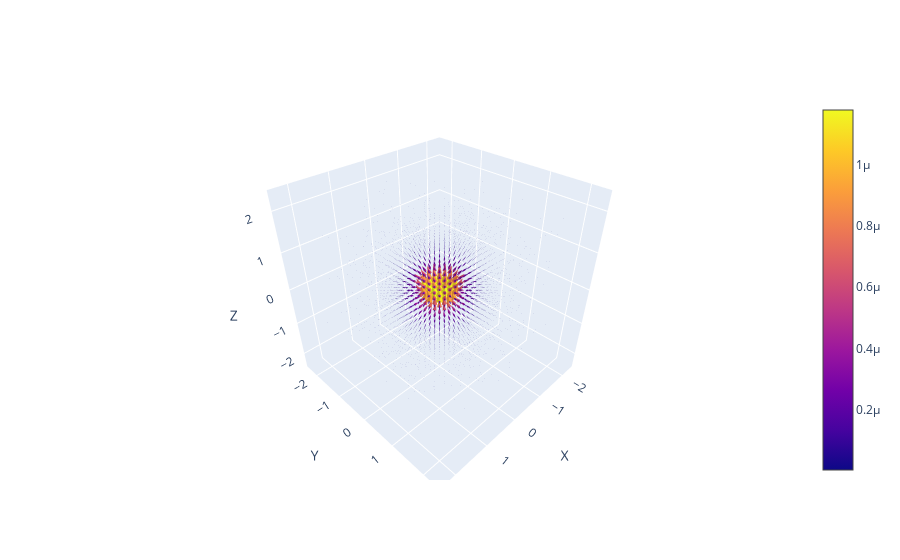

The notebook cell saved with this chart:
### Code cell
def field_around_toroidal_current_carrying_wire(I:float, 
                                                ring_radius:float = 0.5,
                                                CONSTANTS:dict = CONSTANTS, 
                                                x_extent:list = [-2, 2], 
                                                y_extent:list = [-2, 2],
                                                z_extent:list = [2,-2], 
                                                resolution:float = 26, 
                                                integral_discretisation:float = 1000) -> list[np.ndarray]:
    '''
    In the case of a circulating current, a magnetic field is formed inside of it. This is a nice parity to the previous case. 
    We will place our coil in the centre of the x,y plane, with current circulating anticlockwise as you look at it down the z 
    axis. By the right hand rule, this will lead to a magnetic field which is aligned directly up the z axis. 
    
    Args:
        I (float): Current which the wire is carrying.
        ring_radius (float): Radius of our current carrying ring
        CONSTANTS (dict): Dictionary of all of the physical constants which could be useful.
        x_extent (list[int]): extent in the x direction of the final field. In SI Units, this will be meters.
        y_extent (list[int]): extent in the y direction of the final field. In SI Units, this will be meters.
        z_extent (list[int]): extent in the z direction of the final field. In SI Units, this will be meters.
        resolution (int): side length of rectangular grid
        integral_discretisation (int): how many segments we break up our integral into.

    Returns:
        6 numpy nd arrays 
    '''
    mu0, Pi = CONSTANTS['mu_naught'], CONSTANTS['pi']


    x, y, z = np.meshgrid(
        np.linspace(x_extent[0], x_extent[1], resolution),
        np.linspace(y_extent[0], y_extent[1], resolution),
        np.linspace(z_extent[0], z_extent[1], resolution)
    )
    Bx, By, Bz = np.zeros_like(x), np.zeros_like(y), np.zeros_like(z)


    # Biot–Savart prefactor
    prefactor = mu0 * I / (4*Pi)
    
    # Discretise the loop into large number of pieces for summation approximation 
    dphi = 2*np.pi / integral_discretisation
    phis = np.linspace(0, 2*Pi, integral_discretisation, endpoint=False)
    
    for phi in phis:
        # Coordinates of the source point on the loop
        xprime = ring_radius*np.cos(phi)
        yprime = ring_radius*np.sin(phi)
        zprime = 0.0
        
        # d\ell' = ( -R sin(phi), R cos(phi), 0 ) * dphi
        dlx = -ring_radius * np.sin(phi) * dphi
        dly =  ring_radius * np.cos(phi) * dphi
        dlz =  0.0
        
        # r - r'
        rx = x - xprime
        ry = y - yprime
        rz = z - zprime
        
        # distance^3 (have to add small amount for numerical stability )
        r3 = (rx**2 + ry**2 + rz**2)**1.5 + 0.01  
        
        # cross product dl' x (r-r'):
        cross_x = dly*rz - dlz*ry  # = R cos(phi)*z * dphi
        cross_y = dlz*rx - dlx*rz  # = R sin(phi)*z * dphi
        cross_z = dlx*ry - dly*rx  # more complicated, see formula
       
        # Accumulate in B
        Bx += prefactor * cross_x / r3
        By += prefactor * cross_y / r3
        Bz += prefactor * cross_z / r3

    return x, y, z, Bx, By, Bz
# call
x, y, z, fields_x, fields_y, fields_z = field_around_toroidal_current_carrying_wire(1)
plotter.plotter(x, y, z, fields_x, fields_y, fields_z)

### Figure 1 — Plotly figure (JSON) as saved in the notebook; plotly's stock layout.template omitted (floating-point values rounded to 4 significant figures; data arrays with more than 128 entries replaced by an {"elided": "..."} marker saying what was removed)
{"data": [{"anchor": "tail", "sizemode": "scaled", "sizeref": 2, "type": "cone", "u": {"elided": "17576 float values"}, "v": {"elided": "17576 float values"}, "w": {"elided": "17576 float values"}, "x": {"elided": "17576 float values"}, "y": {"elided": "17576 float values"}, "z": {"elided": "17576 float values"}}], "layout": {"scene": {"xaxis": {"title": {"text": "X"}}, "yaxis": {"title": {"text": "Y"}}, "zaxis": {"title": {"text": "Z"}}}}}
